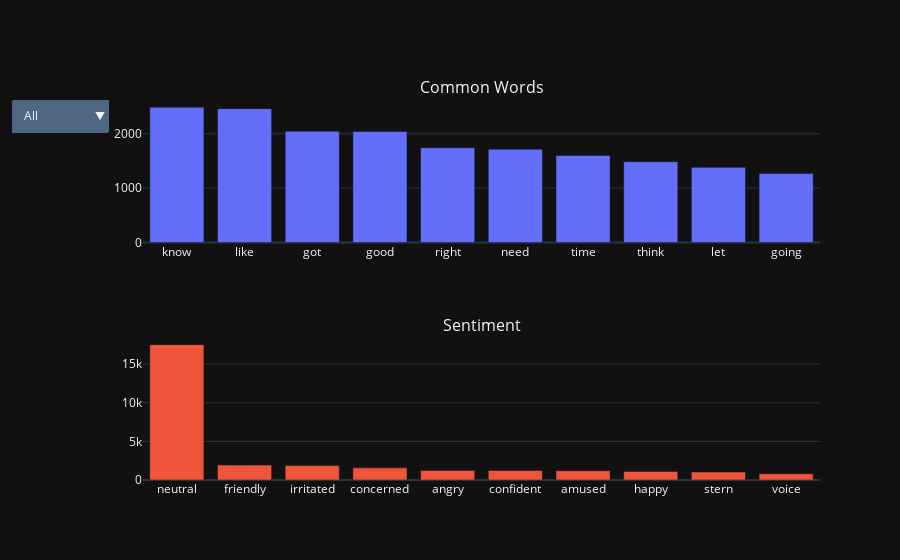

The notebook cell saved with this chart:
### Markdown cell above
Keep in mind that this graph is for *all* of the dialogue across the Fallout 4 universe, at least for the characters whose dialogue were available and were successfully gathered. A subjectively better version of this graph could depend on the character selected and the most common sentiments as a subplot.

The addition of the subplot isn't too bad, just assign the row and column.

### Code cell
from plotly.subplots import make_subplots

fig = make_subplots(rows=2, cols=1, subplot_titles=['Common Words', 'Sentiment'])

for column, column_name, color in zip(final_cols, final_names, ['', 'green', 'yellow', 'red']):
        if column_name == 'All':
            temp = pd.DataFrame(Counter(column).most_common(10))
            fig.add_trace(
                go.Bar(
                    x=pd.DataFrame(temp)[0],
                    y=pd.DataFrame(temp)[1],
                    visible=True,
                ),
                row=1,
                col=1
            )
        else:
            temp = pd.DataFrame(Counter(column).most_common(10))
            fig.add_trace(
                go.Bar(
                    x=pd.DataFrame(temp)[0],
                    y=pd.DataFrame(temp)[1],
                    visible=False,
                    marker_color=color
                ),
                row=1,
                col=1
            )
fig.add_trace(
    go.Bar(
        x=pd.DataFrame(Counter(final_sentiment).most_common(10))[0],
        y=pd.DataFrame(Counter(final_sentiment).most_common(10))[1]
    ),
    row=2,
    col=1
)

# Hide the legend since the dropdown menu will show what's selected anyway
fig.update(layout_showlegend=False)

# Dropdown
fig.update_layout(
    updatemenus=[
        dict(
            active=0,
            buttons=list([
                dict(label='All',
                     method='update',
                     args=[{'visible': [True, False, False, False, True]}
                            ]),
                dict(label='Verbs',
                     method='update',
                     args=[{'visible': [False, True, False, False, True]},
                            ]),
                dict(label='Nouns',
                     method='update',
                     args=[{'visible': [False, False, True, False, True]},
                            ]),
                dict(label='Adjectives',
                     method='update',
                     args=[{'visible': [False, False, False, True, True]},
                            ]),
            ])
        )
    ]
)

fig.show()

### Figure 1 — Plotly figure (JSON) as saved in the notebook; plotly's stock layout.template omitted (floating-point values rounded to 4 significant figures)
{"data": [{"type": "bar", "visible": true, "x": ["know", "like", "got", "good", "right", "need", "time", "think", "let", "going"], "xaxis": "x", "y": [2488, 2460, 2045, 2041, 1741, 1714, 1600, 1485, 1381, 1266], "yaxis": "y"}, {"marker": {"color": "green"}, "type": "bar", "visible": false, "x": ["know", "got", "need", "think", "let", "going", "want", "find", "look", "come"], "xaxis": "x", "y": [2480, 1977, 1597, 1485, 1379, 1264, 1229, 856, 816, 802], "yaxis": "y"}, {"marker": {"color": "yellow"}, "type": "bar", "visible": false, "x": ["time", "way", "place", "people", "sir", "institute", "things", "commonwealth", "thing", "man"], "xaxis": "x", "y": [1596, 1020, 1014, 936, 884, 829, 775, 633, 631, 490], "yaxis": "y"}, {"marker": {"color": "red"}, "type": "bar", "visible": false, "x": ["good", "right", "sure", "strong", "little", "new", "human", "old", "better", "bad"], "xaxis": "x", "y": [1949, 867, 853, 789, 666, 538, 502, 482, 475, 462], "yaxis": "y"}, {"type": "bar", "x": ["neutral", "friendly", "irritated", "concerned", "angry", "confident", "amused", "happy", "stern", "voice"], "xaxis": "x2", "y": [17524, 1929, 1879, 1572, 1245, 1231, 1194, 1109, 1033, 811], "yaxis": "y2"}], "layout": {"annotations": [{"font": {"size": 16}, "showarrow": false, "text": "Common Words", "x": 0.5, "xanchor": "center", "xref": "paper", "y": 1, "yanchor": "bottom", "yref": "paper"}, {"font": {"size": 16}, "showarrow": false, "text": "Sentiment", "x": 0.5, "xanchor": "center", "xref": "paper", "y": 0.375, "yanchor": "bottom", "yref": "paper"}], "showlegend": false, "updatemenus": [{"active": 0, "buttons": [{"args": [{"visible": [true, false, false, false, true]}], "label": "All", "method": "update"}, {"args": [{"visible": [false, true, false, false, true]}], "label": "Verbs", "method": "update"}, {"args": [{"visible": [false, false, true, false, true]}], "label": "Nouns", "method": "update"}, {"args": [{"visible": [false, false, false, true, true]}], "label": "Adjectives", "method": "update"}]}], "xaxis": {"anchor": "y", "domain": [0, 1]}, "xaxis2": {"anchor": "y2", "domain": [0, 1]}, "yaxis": {"anchor": "x", "domain": [0.625, 1]}, "yaxis2": {"anchor": "x2", "domain": [0, 0.375]}}}
